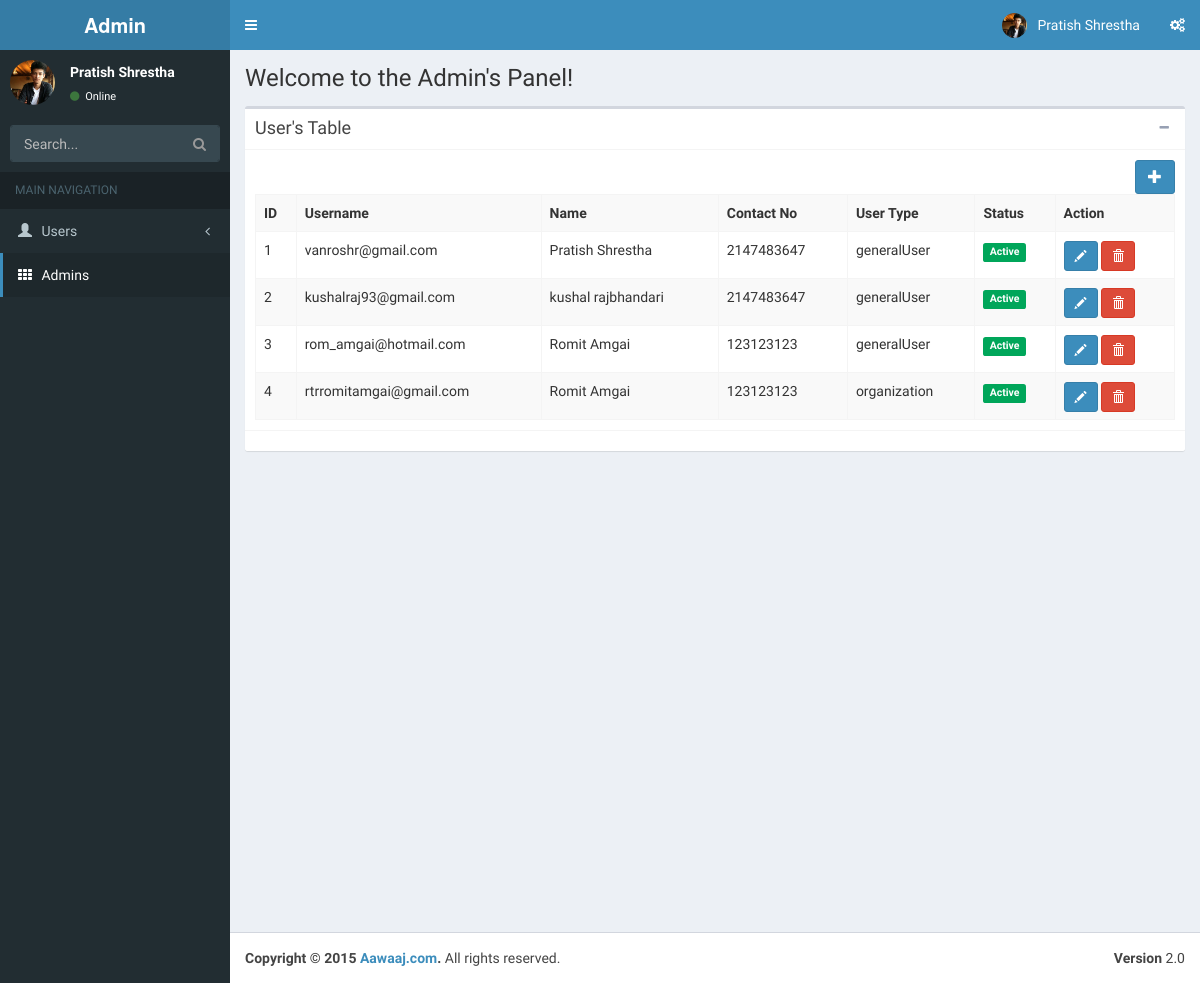
The app's page /admin/index.php with its own data.
### tables this page shows
CREATE TABLE IF NOT EXISTS `user` (
  `user_id` int(11) NOT NULL AUTO_INCREMENT,
  `user_name` varchar(30) NOT NULL,
  `first_name` varchar(20) NOT NULL,
  `last_name` varchar(20) NOT NULL,
  `contact_number` int(30) NOT NULL,
  `user_type` enum('generalUser','organization','welfare') NOT NULL,
  `user_status` tinyint(1) NOT NULL,
  `user_hash` varchar(255) DEFAULT NULL,
  PRIMARY KEY (`user_id`),
  UNIQUE KEY `user_name` (`user_name`)
);

### config/routes.php (called while the page is built)
<?php
	$routes['users'] = 'AdminUserController';
	$routes['general'] = 'GeneralUserController';
	$routes['org'] = 'OrganizationController';
	$routes['welf'] = 'WelfareController';
	$routes['admins'] = "Admins";
	$routes['fund'] = 'FundController';
	$routes['paypal'] = 'Paypal';
	$routes['profile'] = 'ProfileController';
	$routes['projects'] = 'ProjectController';
	$routes['requirements'] = 'RequirementController';
	$routes['search'] = 'SearchController';
?>

### admin/views/admin/container.php (called while the page is built)
<?php
include_once(ROOT_PATH."admin/views/admin/header.php");
include_once(ROOT_PATH."admin/views/admin/".$view_page.".php");
include_once(ROOT_PATH."admin/views/admin/footer.php");

### admin/system/repository/userrepository.class.php (called while the page is built, shortened)
<?php
	class UserRepository{
		private $db;
		public function __construct(){
			$this->db = new DBConnection();
		}
		public function get_all(){
			$user_list = array();
			$this->db->connect();
			$sql = "SELECT * FROM user";
			$result = $this->db->fetchquery($sql);
			while($row = $result->fetch_assoc()){
				$user = new User();
				$user->set_user_id($row['user_id']);
				$user->set_user_name($row['user_name']);
				$user->set_first_name($row['first_name']);
				$user->set_last_name($row['last_name']);
				$user->set_contact_number($row['contact_number']);
				$user->set_user_type($row['user_type']);
				$user->set_user_status($row['user_status']);
				array_push($user_list,$user);
			}
			return $user_list;
		}
	}
?>

### admin/system/dbUtil/dbconnection.class.php (called while the page is built, shortened)
<?php
	class DBConnection{
		private $conn;
		public function connect(){
			$this->conn = new mysqli(HOSTNAME,USERNAME,PASSWORD,DATABASE);
		}
		public function fetchquery($sql){
			return $this->conn->query($sql);
		}
	}
?>

### admin/system/model/user.class.php (called while the page is built, shortened)
<?php
	class User{
		private $user_id;
		private $user_name;
		private $first_name;
		private $last_name;
		private $contact_number;
		private $user_type;
		private $user_status;
		public function get_user_id(){
			return $this->user_id;
		}
		public function set_user_id($user_id){
			$this->user_id = $user_id;
		}
		public function get_user_name(){
			return $this->user_name;
		}
		public function set_user_name($user_name){
			$this->user_name = $user_name;
		}
		public function get_first_name(){
			return $this->first_name;
		}
		public function set_first_name($first_name){
			$this->first_name = $first_name;
		}
		public function get_last_name(){
			return $this->last_name;
		}
		public function set_last_name($last_name){
			$this->last_name = $last_name;
		}
		public function get_contact_number(){
			return $this->contact_number;{}
		}
		public function set_contact_number($contact_number){
			$this->contact_number = $contact_number;
		}
		public function get_user_type(){
			return $this->user_type;
		}
		public function set_user_type($user_type){
			$this->user_type = $user_type;
		}
		public function get_user_status(){
			return $this->user_status ;
		}
		public function set_user_status($user_status){
			$this->user_status = $user_status;
		}
	}
?>

### admin/views/admin/adminusersview/index.php (the view, shortened to what this page needs)
<section class="content-header">
  <h1>
   Welcome to the Admin's Panel!
  </h1>
</section>
<section class="content">
  <div class="box">
    <div class="box-header with-border">
      <h3 class="box-title">User's Table</h3>
      <div class="box-tools pull-right">
        <button class="btn btn-box-tool" data-widget="collapse" data-toggle="tooltip" title="Collapse"><i class="fa fa-minus"></i></button>
      </div>
    </div>
    <div class="box-body">
      <a href="<?php echo BASE_URL;?>admin/index.php?page=admin&m=add" class="pull-right btn btn-primary"><span class ="glyphicon glyphicon-plus"></span></a>
      <table class="table table-bordered table-hover table-striped">
        <tr>
          <th>ID</th>
          <th>Username</th>
          <th>Name</th>
          <th>Contact No</th>
          <th>User Type</th>
          <th>Status</th>
          <th>Action</th>
        </tr>
        <?php
        $id=1;
        foreach($this->userrepository->get_all() as $user){
         ?>
        <tr>
          <td><?php echo $id++?></td>
          <td><?php echo $user->get_user_name();?></td>
          <td><?php echo $user->get_first_name();?> <?php echo $user->get_last_name();?></td>
          <td><?php echo $user->get_contact_number();?></td>
          <td><?php echo $user->get_user_type();?></td>
          <?php if($user->get_user_status()==1){
            ?>
             <td><span class="label label-success">Active</span></td>
           <?php
           }else{
        ?>
          <td><span class="label label-danger">Inactive</span></td>
        <?php
         }
         ?>
          <td><a href="<?php echo BASE_URL;?>admin/index.php?page=admin&m=edit&id=<?php echo $user->get_user_id();?>" class="btn btn-primary btn-sm glyphicon glyphicon-pencil"></a>
              <a href="<?php echo BASE_URL;?>admin/index.php?page=admin&m=delete&id=<?php echo $user->get_user_id();?>" class="btn btn-danger btn-sm glyphicon glyphicon-trash" onclick="return confirm('Are you sure?')"></a></td>
        </tr>
        <?php
        }
          ?>
      </table>
    </div>
    <div class="box-footer">
    </div>
  </div>
</section>

### admin/index.php (shortened to what this page needs)
<?php
	if(isset($_GET['page'])){
		$page = $_GET['page'];
	}else{
		$page = "admin";
	}
	if(array_key_exists($page, $routes)){
		include_once(ROOT_PATH."admin/controllers/".$routes[$page].".php");
	}else{
		include_once(ROOT_PATH."admin/controllers/AdminUserController.php");
	}
?>

### admin/controllers/AdminUserController.php (shortened to what this page needs)
<?php include_once(ROOT_PATH."admin/system/model/user.class.php");?>
<?php include_once(ROOT_PATH."admin/system/repository/userrepository.class.php");?>
<?php
	class AdminUserController{
		public function __construct(){
			$this->userrepository = new UserRepository();
		}
		public function index(){
			$view_page="adminusersview/index";
			include_once(ROOT_PATH."admin/views/admin/container.php");
		}
	}
	$adminusercontroller = new AdminUserController();
	if(isset($_GET['m'])){
		$method=$_GET['m'];
	}else{
		$method = "index";
	}
	switch($method){
		case "index":
			$adminusercontroller->index();
			break;
	}
?>

### admin/views/admin/header.php (shortened to what this page needs)
<!DOCTYPE html>
<html>
  <head>
    <link href="<?php echo BASE_URL?>admin/assets/bootstrap/css/bootstrap.min.css" rel="stylesheet" type="text/css" />
    <link href="<?php echo BASE_URL?>admin/assets/font-awesome/css/font-awesome.min.css" rel="stylesheet" type="text/css" />
    <link href="<?php echo BASE_URL?>admin/assets/ionicons.min.css" rel="stylesheet" type="text/css" />
    <link href="<?php echo BASE_URL?>admin/assets/dist/css/AdminLTE.min.css" rel="stylesheet" type="text/css" />
    <link href="<?php echo BASE_URL?>admin/assets/dist/css/skins/_all-skins.min.css" rel="stylesheet" type="text/css" />
  </head>
  <body class="skin-blue sidebar-mini">
    <div class="wrapper">
      <header class="main-header">
        <a href="<?php echo BASE_URL;?>admin/index.php?page=admin" class="logo">
          <span class="logo-lg"><b>Admin</b></span>
        </a>
        <nav class="navbar navbar-static-top" role="navigation">
          <a href="#" class="sidebar-toggle" data-toggle="offcanvas" role="button">
          </a>
          <div class="navbar-custom-menu">
            <ul class="nav navbar-nav">
              <li class="dropdown user user-menu">
                <a href="#" class="dropdown-toggle" data-toggle="dropdown">
                  <img src="<?php echo BASE_URL?>admin/assets/dist/img/user-pratish.jpg" class="user-image" alt="User Image" />
                  <span class="hidden-xs">Pratish Shrestha</span>
                </a>
              </li>
              <li>
                <a href="#" data-toggle="control-sidebar"><i class="fa fa-gears"></i></a>
              </li>
            </ul>
          </div>
        </nav>
      </header>
      <?php include_once(ROOT_PATH."admin/views/admin/sidebar.php");?>
      <div class="content-wrapper">

### admin/views/admin/sidebar.php (shortened to what this page needs)
<aside class="main-sidebar">
  <section class="sidebar">
    <div class="user-panel">
      <div class="pull-left image">
        <img src="<?php echo BASE_URL?>admin/assets/dist/img/user-pratish.jpg" class="img-circle" alt="User Image" />
      </div>
      <div class="pull-left info">
        <p>Pratish Shrestha</p>
        <a href="#"><i class="fa fa-circle text-success"></i> Online</a>
      </div>
    </div>
    <form action="#" method="get" class="sidebar-form">
      <div class="input-group">
        <input type="text" name="q" class="form-control" placeholder="Search..." />
        <span class="input-group-btn">
          <button type="submit" name="search" id="search-btn" class="btn btn-flat"><i class="fa fa-search"></i></button>
        </span>
      </div>
    </form>
    <ul class="sidebar-menu">
      <li class="header">MAIN NAVIGATION</li>
      <li class="treeview">
        <a href="#">
          <i class="glyphicon glyphicon-user"></i> <span>Users</span> <i class="fa fa-angle-left pull-right"></i>
        </a>
        <li class="active">
        <a href="<?php echo BASE_URL?>admin/index.php?page=admins">
          <i class="fa fa-th"></i> <span>Admins</span>
        </a>
        </li>
      </li>
  </section>
</aside>

### admin/views/admin/footer.php (shortened to what this page needs)
 </div>
      <footer class="main-footer">
        <div class="pull-right hidden-xs">
          <b>Version</b> 2.0
        </div>
        <strong>Copyright &copy; <?php echo date("Y");?> <a href="">Aawaaj.com</a>.</strong> All rights reserved.
      </footer>
    </div>
  </body>
</html>

### records on screen
user: user_name "vanroshr@gmail.com", first_name "Pratish", last_name "Shrestha", contact_number "2147483647", user_type "generalUser", user_status "Active"
user: user_name "kushalraj93@gmail.com", first_name "kushal", last_name "rajbhandari", contact_number "2147483647", user_type "generalUser", user_status "Active"
user: user_name "rom_amgai@hotmail.com", first_name "Romit", last_name "Amgai", contact_number "123123123", user_type "generalUser", user_status "Active"
user: user_name "rtrromitamgai@gmail.com", first_name "Romit", last_name "Amgai", contact_number "123123123", user_type "organization", user_status "Active"
